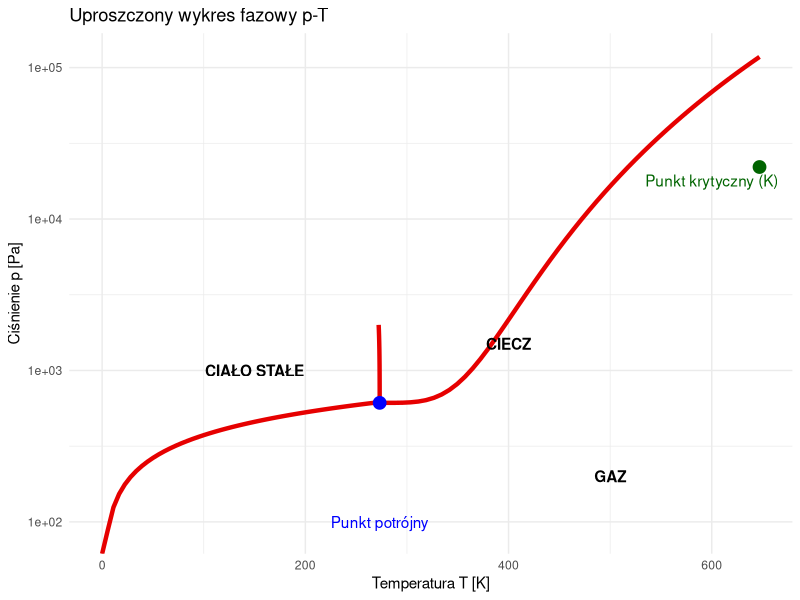
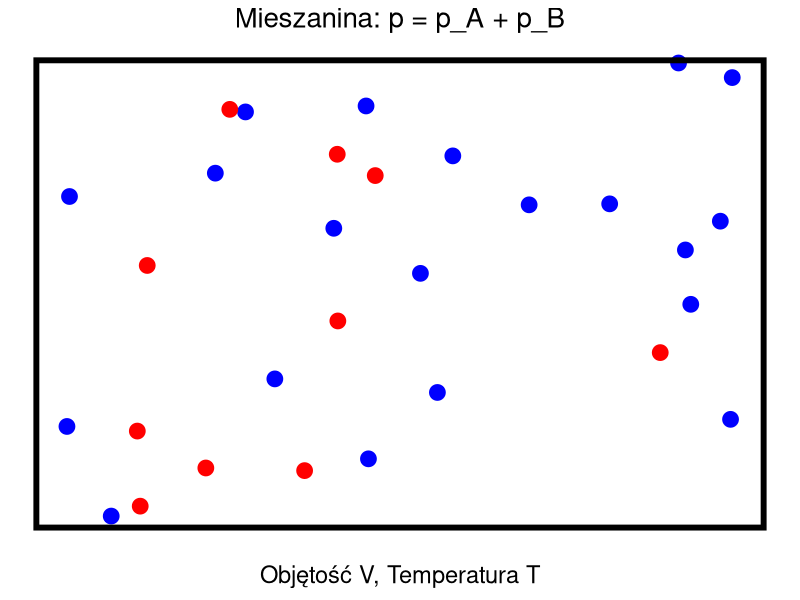
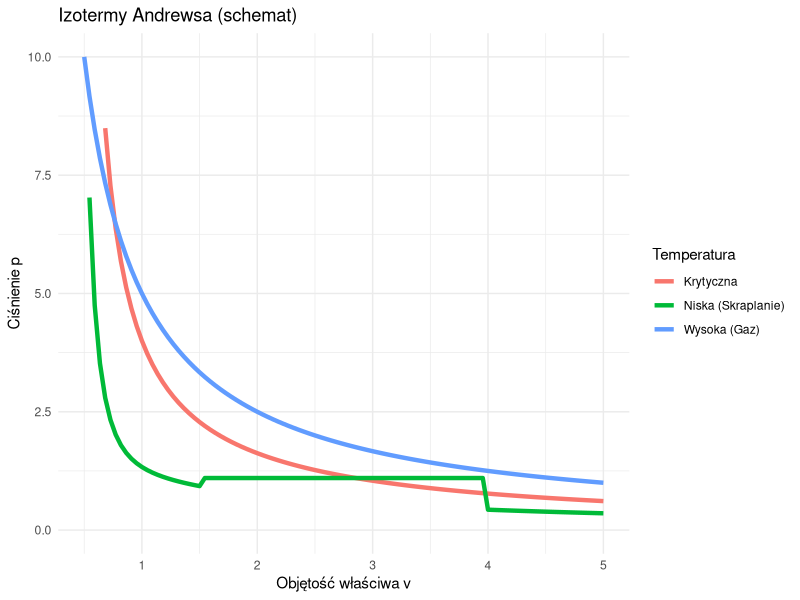
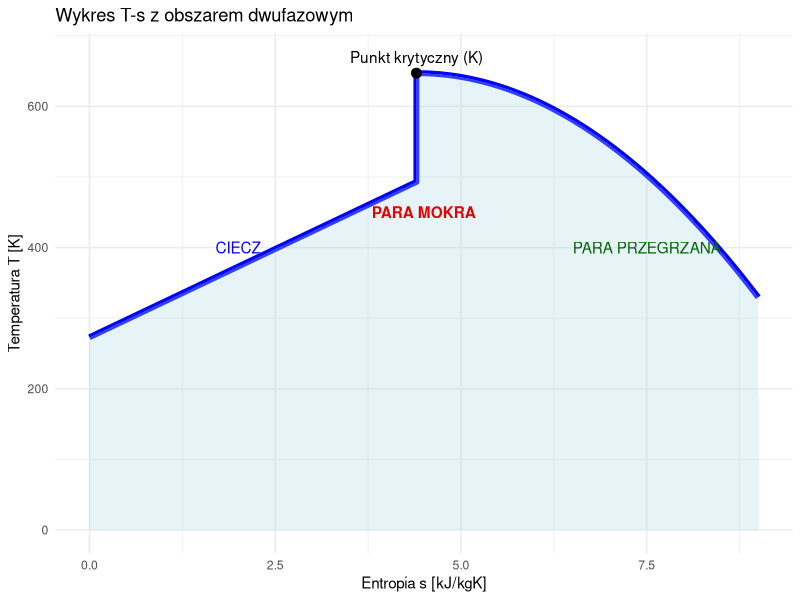

Write R code to recreate these figures, in order.
## ---- chunk 1
#| label: phase-diagram-simple
#| echo: false
#| fig-width: 6
#| fig-height: 5

library(ggplot2)

# Uproszczone dane dla wykresu p-T wody (nie w skali, poglądowe)
curve_sublimation <- data.frame(T = seq(0, 273.16, length.out=50), p = seq(0, 611, length.out=50)^0.5 * 25)
curve_vaporization <- data.frame(T = seq(273.16, 647, length.out=50), p = 611 + (seq(0, 22, length.out=50)^4)*0.5)
curve_fusion <- data.frame(T = 273.16 - (seq(0, 10, length.out=10)^2)*0.01, p = seq(611, 2000, length.out=10))

ggplot() +
  geom_line(data=curve_sublimation, aes(x=T, y=p), color="#e60000", size=1.5) +
  geom_line(data=curve_vaporization, aes(x=T, y=p), color="#e60000", size=1.5) +
  geom_line(data=curve_fusion, aes(x=T, y=p), color="#e60000", size=1.5) +
  annotate("text", x=150, y=1000, label="CIAŁO STAŁE", fontface="bold") +
  annotate("text", x=400, y=1500, label="CIECZ", fontface="bold") +
  annotate("text", x=500, y=200, label="GAZ", fontface="bold") +
  annotate("point", x=273.16, y=611, color="blue", size=4) +
  annotate("text", x=273.16, y=100, label="Punkt potrójny", color="blue") +
  annotate("point", x=647, y=22060, color="darkgreen", size=4) +
  annotate("text", x=600, y=18000, label="Punkt krytyczny (K)", color="darkgreen") +
  theme_minimal() +
  labs(x="Temperatura T [K]", y="Ciśnienie p [Pa]", title="Uproszczony wykres fazowy p-T") +
  scale_y_log10()
## ---- chunk 2
#| label: dalton
#| echo: false
#| fig-width: 10
#| fig-height: 4

# Visualization of mixing gases
set.seed(123)
part_a <- data.frame(x=runif(20), y=runif(20), type="A (Niebieski)")
part_b <- data.frame(x=runif(10), y=runif(10), type="B (Czerwony)")

ggplot() +
  geom_point(data=part_a, aes(x,y), color="blue", size=5) +
  geom_point(data=part_b, aes(x,y), color="red", size=5) +
  theme_void() +
  ggtitle("Mieszanina: p = p_A + p_B") +
  theme(plot.title = element_text(hjust = 0.5, size=20)) +
  annotate("text", x=0.5, y=-0.1, label="Objętość V, Temperatura T", size=6) +
  geom_rect(aes(xmin=0, xmax=1, ymin=0, ymax=1), color="black", fill=NA, size=2)
## ---- chunk 3
#| label: andrews-isotherms
#| echo: false
#| fig-width: 6
#| fig-height: 5

v <- seq(0.5, 5, length.out=100)
df <- data.frame(
  v = rep(v, 3),
  p = c(5/v, 3/(v-0.4) - 1/v^2, 2/(v-0.4) - 2/v^2), # Uproszczone izotermy
  temp = rep(c("Wysoka (Gaz)", "Krytyczna", "Niska (Skraplanie)"), each=100)
)
df$p[df$p < 0] <- 0
df$p[df$temp == "Niska (Skraplanie)" & df$v > 1.5 & df$v < 4] <- 1.1 # Pozioma półka

ggplot(df, aes(x=v, y=p, color=temp)) +
  geom_line(size=1.5) +
  ylim(0, 10) +
  theme_minimal() +
  labs(x="Objętość właściwa v", y="Ciśnienie p", title="Izotermy Andrewsa (schemat)", color="Temperatura")
## ---- chunk 4
#| label: steam-dome
#| echo: false
#| fig-width: 6
#| fig-height: 5

# Uproszczona kopuła nasycenia (T-s)
s_liq <- seq(0, 4.4, length.out=100)
T_liq <- 273 + (s_liq*50) # Bardzo uproszczone
s_vap <- seq(4.4, 9, length.out=100)
T_vap <- 647 - (s_vap-4.4)^2 * 15 # Bardzo uproszczone

dome <- data.frame(
  s = c(s_liq, rev(s_vap)),
  T = c(T_liq, rev(T_vap))
)

ggplot(dome, aes(x=s, y=T)) +
  geom_line(color="blue", size=2) +
  geom_area(fill="lightblue", alpha=0.3) +
  annotate("text", x=2, y=400, label="CIECZ", color="blue") +
  annotate("text", x=4.5, y=450, label="PARA MOKRA", color="#e60000", fontface="bold") +
  annotate("text", x=7.5, y=400, label="PARA PRZEGRZANA", color="darkgreen") +
  annotate("point", x=4.4, y=647, color="black", size=3) +
  annotate("text", x=4.4, y=670, label="Punkt krytyczny (K)") +
  theme_minimal() +
  labs(x="Entropia s [kJ/kgK]", y="Temperatura T [K]", title="Wykres T-s z obszarem dwufazowym")
